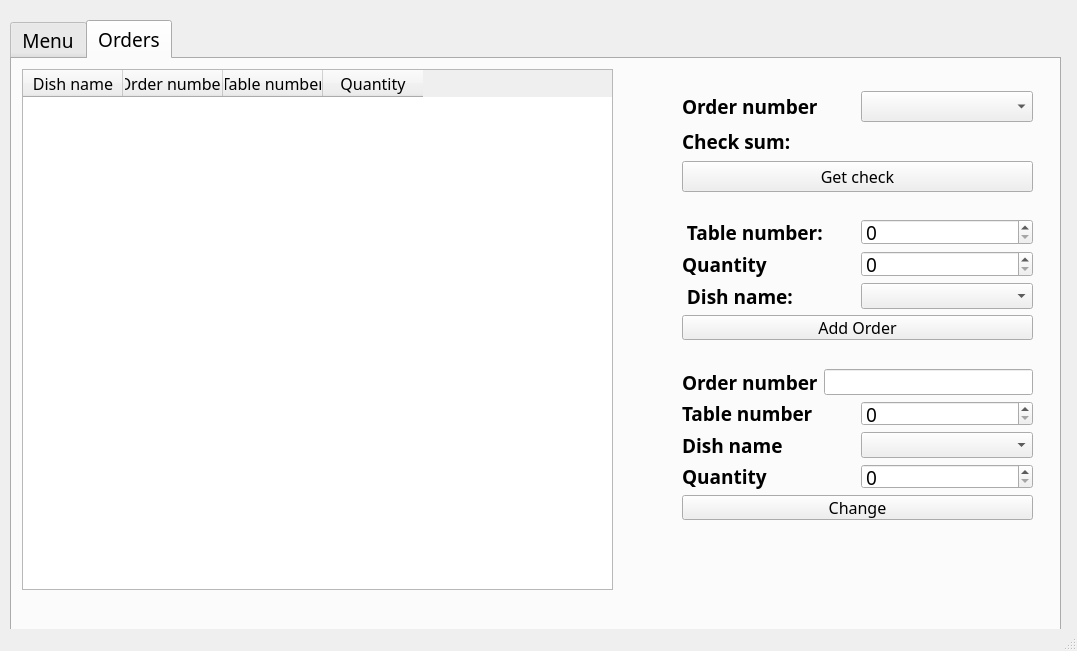
<?xml version="1.0" encoding="UTF-8"?>
<ui version="4.0">
 <class>MainWindow</class>
 <widget class="QMainWindow" name="MainWindow">
  <property name="geometry">
   <rect>
    <x>0</x>
    <y>0</y>
    <width>1077</width>
    <height>651</height>
   </rect>
  </property>
  <property name="windowTitle">
   <string>MainWindow</string>
  </property>
  <widget class="QWidget" name="centralwidget">
   <property name="font">
    <font>
     <family>Source Sans Pro Light</family>
     <pointsize>14</pointsize>
    </font>
   </property>
   <widget class="QTabWidget" name="tabWidget">
    <property name="geometry">
     <rect>
      <x>10</x>
      <y>20</y>
      <width>1051</width>
      <height>621</height>
     </rect>
    </property>
    <property name="font">
     <font>
      <family>Source Sans Pro Light</family>
      <pointsize>14</pointsize>
     </font>
    </property>
    <property name="currentIndex">
     <number>1</number>
    </property>
    <widget class="QWidget" name="Menu">
     <attribute name="title">
      <string>Menu</string>
     </attribute>
     <widget class="QTableWidget" name="menuTable">
      <property name="geometry">
       <rect>
        <x>20</x>
        <y>10</y>
        <width>491</width>
        <height>501</height>
       </rect>
      </property>
      <property name="font">
       <font>
        <family>Source Sans Pro Light</family>
        <pointsize>12</pointsize>
       </font>
      </property>
      <column>
       <property name="text">
        <string>Name</string>
       </property>
      </column>
      <column>
       <property name="text">
        <string>Discription</string>
       </property>
      </column>
      <column>
       <property name="text">
        <string>Price</string>
       </property>
      </column>
     </widget>
     <widget class="QLabel" name="label_23">
      <property name="geometry">
       <rect>
        <x>910</x>
        <y>10</y>
        <width>541</width>
        <height>121</height>
       </rect>
      </property>
      <property name="font">
       <font>
        <family>Terminus</family>
        <pointsize>20</pointsize>
        <bold>true</bold>
       </font>
      </property>
      <property name="text">
       <string/>
      </property>
     </widget>
     <widget class="QWidget" name="verticalLayoutWidget">
      <property name="geometry">
       <rect>
        <x>630</x>
        <y>20</y>
        <width>321</width>
        <height>192</height>
       </rect>
      </property>
      <layout class="QVBoxLayout" name="verticalLayout">
       <item>
        <layout class="QHBoxLayout" name="horizontalLayout_4">
         <item>
          <widget class="QLabel" name="label">
           <property name="font">
            <font>
             <family>Source Sans Pro Semibold</family>
             <pointsize>14</pointsize>
             <bold>true</bold>
            </font>
           </property>
           <property name="text">
            <string>Dish name</string>
           </property>
          </widget>
         </item>
         <item>
          <widget class="QLineEdit" name="dishName"/>
         </item>
        </layout>
       </item>
       <item>
        <layout class="QHBoxLayout" name="horizontalLayout_6">
         <item>
          <widget class="QLabel" name="label_2">
           <property name="font">
            <font>
             <family>Source Sans Pro Semibold</family>
             <pointsize>14</pointsize>
             <bold>true</bold>
            </font>
           </property>
           <property name="text">
            <string>Dish discription</string>
           </property>
          </widget>
         </item>
         <item>
          <widget class="QLineEdit" name="dishDiscription"/>
         </item>
        </layout>
       </item>
       <item>
        <layout class="QHBoxLayout" name="horizontalLayout_5">
         <item>
          <widget class="QLabel" name="label_3">
           <property name="font">
            <font>
             <family>Source Sans Pro Semibold</family>
             <pointsize>14</pointsize>
             <bold>true</bold>
            </font>
           </property>
           <property name="text">
            <string>Dish Price</string>
           </property>
          </widget>
         </item>
         <item>
          <widget class="QDoubleSpinBox" name="dishPriceSpinBox"/>
         </item>
        </layout>
       </item>
       <item>
        <widget class="QPushButton" name="addDish">
         <property name="font">
          <font>
           <family>Source Sans Pro Light</family>
           <pointsize>12</pointsize>
           <bold>false</bold>
          </font>
         </property>
         <property name="text">
          <string>Add</string>
         </property>
        </widget>
       </item>
      </layout>
     </widget>
     <widget class="QWidget" name="verticalLayoutWidget_2">
      <property name="geometry">
       <rect>
        <x>630</x>
        <y>230</y>
        <width>321</width>
        <height>92</height>
       </rect>
      </property>
      <layout class="QVBoxLayout" name="verticalLayout_2">
       <item>
        <layout class="QHBoxLayout" name="horizontalLayout_7">
         <item>
          <widget class="QLabel" name="label_20">
           <property name="font">
            <font>
             <family>Source Sans Pro Semibold</family>
             <pointsize>14</pointsize>
             <bold>true</bold>
            </font>
           </property>
           <property name="text">
            <string>DishName</string>
           </property>
          </widget>
         </item>
         <item>
          <widget class="QLineEdit" name="menuDishNameDelete"/>
         </item>
        </layout>
       </item>
       <item>
        <widget class="QPushButton" name="delete_2">
         <property name="font">
          <font>
           <family>Source Sans Pro Light</family>
           <pointsize>12</pointsize>
           <bold>false</bold>
          </font>
         </property>
         <property name="text">
          <string>Delete</string>
         </property>
        </widget>
       </item>
      </layout>
     </widget>
     <widget class="QWidget" name="horizontalLayoutWidget_14">
      <property name="geometry">
       <rect>
        <x>630</x>
        <y>320</y>
        <width>321</width>
        <height>42</height>
       </rect>
      </property>
      <layout class="QHBoxLayout" name="horizontalLayout_14">
       <item>
        <widget class="QPushButton" name="sortMenuPrices">
         <property name="font">
          <font>
           <family>Source Sans Pro Light</family>
           <pointsize>12</pointsize>
           <bold>false</bold>
          </font>
         </property>
         <property name="cursor">
          <cursorShape>ArrowCursor</cursorShape>
         </property>
         <property name="text">
          <string>Sort by price</string>
         </property>
        </widget>
       </item>
       <item>
        <widget class="QPushButton" name="popular">
         <property name="font">
          <font>
           <family>Source Sans Pro Light</family>
           <pointsize>12</pointsize>
           <bold>false</bold>
          </font>
         </property>
         <property name="cursor">
          <cursorShape>ArrowCursor</cursorShape>
         </property>
         <property name="text">
          <string>Popular!!!</string>
         </property>
        </widget>
       </item>
      </layout>
     </widget>
     <widget class="QWidget" name="horizontalLayoutWidget_15">
      <property name="geometry">
       <rect>
        <x>630</x>
        <y>370</y>
        <width>321</width>
        <height>42</height>
       </rect>
      </property>
      <layout class="QHBoxLayout" name="horizontalLayout_15">
       <item>
        <widget class="QPushButton" name="openFile">
         <property name="font">
          <font>
           <family>Source Sans Pro Light</family>
           <pointsize>12</pointsize>
          </font>
         </property>
         <property name="text">
          <string>Open file</string>
         </property>
        </widget>
       </item>
       <item>
        <widget class="QPushButton" name="saveFile">
         <property name="font">
          <font>
           <family>Source Sans Pro Light</family>
           <pointsize>12</pointsize>
           <bold>false</bold>
          </font>
         </property>
         <property name="text">
          <string>Save file</string>
         </property>
        </widget>
       </item>
      </layout>
     </widget>
    </widget>
    <widget class="QWidget" name="tab_2">
     <attribute name="title">
      <string>Orders</string>
     </attribute>
     <widget class="QTableWidget" name="orderTable">
      <property name="enabled">
       <bool>true</bool>
      </property>
      <property name="geometry">
       <rect>
        <x>10</x>
        <y>10</y>
        <width>591</width>
        <height>521</height>
       </rect>
      </property>
      <property name="minimumSize">
       <size>
        <width>591</width>
        <height>0</height>
       </size>
      </property>
      <property name="maximumSize">
       <size>
        <width>591</width>
        <height>16777215</height>
       </size>
      </property>
      <property name="font">
       <font>
        <family>Source Sans Pro Light</family>
        <pointsize>12</pointsize>
       </font>
      </property>
      <column>
       <property name="text">
        <string>Dish name</string>
       </property>
      </column>
      <column>
       <property name="text">
        <string>Order number</string>
       </property>
      </column>
      <column>
       <property name="text">
        <string>Table number</string>
       </property>
      </column>
      <column>
       <property name="text">
        <string>Quantity</string>
       </property>
      </column>
     </widget>
     <widget class="QWidget" name="verticalLayoutWidget_3">
      <property name="geometry">
       <rect>
        <x>670</x>
        <y>160</y>
        <width>351</width>
        <height>121</height>
       </rect>
      </property>
      <layout class="QVBoxLayout" name="verticalLayout_3">
       <item>
        <layout class="QHBoxLayout" name="horizontalLayout_8">
         <item>
          <widget class="QLabel" name="tableNumberLabel">
           <property name="font">
            <font>
             <family>Source Sans Pro Semibold</family>
             <pointsize>14</pointsize>
             <bold>true</bold>
            </font>
           </property>
           <property name="text">
            <string> Table number:</string>
           </property>
          </widget>
         </item>
         <item>
          <widget class="QSpinBox" name="tableNumber"/>
         </item>
        </layout>
       </item>
       <item>
        <layout class="QHBoxLayout" name="horizontalLayout_9">
         <item>
          <widget class="QLabel" name="dishAmountLabel">
           <property name="font">
            <font>
             <family>Source Sans Pro Semibold</family>
             <pointsize>14</pointsize>
             <bold>true</bold>
            </font>
           </property>
           <property name="text">
            <string>Quantity</string>
           </property>
          </widget>
         </item>
         <item>
          <widget class="QSpinBox" name="dishAmount"/>
         </item>
        </layout>
       </item>
       <item>
        <layout class="QHBoxLayout" name="horizontalLayout_10">
         <item>
          <widget class="QLabel" name="label_7">
           <property name="font">
            <font>
             <family>Source Sans Pro Semibold</family>
             <pointsize>14</pointsize>
             <bold>true</bold>
            </font>
           </property>
           <property name="text">
            <string> Dish name:</string>
           </property>
          </widget>
         </item>
         <item>
          <widget class="QComboBox" name="menuBox"/>
         </item>
        </layout>
       </item>
       <item>
        <widget class="QPushButton" name="addOrder">
         <property name="font">
          <font>
           <family>Source Sans Pro Light</family>
           <pointsize>12</pointsize>
           <bold>false</bold>
          </font>
         </property>
         <property name="text">
          <string>Add Order</string>
         </property>
        </widget>
       </item>
      </layout>
     </widget>
     <widget class="QWidget" name="verticalLayoutWidget_4">
      <property name="geometry">
       <rect>
        <x>670</x>
        <y>32</y>
        <width>351</width>
        <height>101</height>
       </rect>
      </property>
      <layout class="QVBoxLayout" name="verticalLayout_4">
       <item>
        <layout class="QHBoxLayout" name="horizontalLayout_2">
         <item>
          <widget class="QLabel" name="label_11">
           <property name="font">
            <font>
             <family>Source Sans Pro Semibold</family>
             <pointsize>14</pointsize>
             <bold>true</bold>
            </font>
           </property>
           <property name="text">
            <string>Order number</string>
           </property>
          </widget>
         </item>
         <item>
          <widget class="QComboBox" name="orderNumberCheck"/>
         </item>
        </layout>
       </item>
       <item>
        <layout class="QHBoxLayout" name="horizontalLayout">
         <item>
          <widget class="QLabel" name="label_4">
           <property name="font">
            <font>
             <family>Source Sans Pro Semibold</family>
             <pointsize>14</pointsize>
             <bold>true</bold>
            </font>
           </property>
           <property name="text">
            <string>Check sum:</string>
           </property>
          </widget>
         </item>
         <item>
          <widget class="QLabel" name="checkLabel">
           <property name="font">
            <font>
             <family>Source Sans Pro Light</family>
             <pointsize>14</pointsize>
             <bold>false</bold>
            </font>
           </property>
           <property name="text">
            <string/>
           </property>
          </widget>
         </item>
        </layout>
       </item>
       <item>
        <widget class="QPushButton" name="checkButton">
         <property name="font">
          <font>
           <family>Source Sans Pro Light</family>
           <pointsize>12</pointsize>
           <bold>false</bold>
          </font>
         </property>
         <property name="text">
          <string>Get check</string>
         </property>
        </widget>
       </item>
      </layout>
     </widget>
     <widget class="QWidget" name="verticalLayoutWidget_5">
      <property name="geometry">
       <rect>
        <x>670</x>
        <y>310</y>
        <width>351</width>
        <height>151</height>
       </rect>
      </property>
      <layout class="QVBoxLayout" name="verticalLayout_5">
       <item>
        <layout class="QHBoxLayout" name="horizontalLayout_11">
         <item>
          <widget class="QLabel" name="label_24">
           <property name="font">
            <font>
             <family>Source Sans Pro Semibold</family>
             <pointsize>14</pointsize>
             <bold>true</bold>
            </font>
           </property>
           <property name="text">
            <string>Order number</string>
           </property>
          </widget>
         </item>
         <item>
          <widget class="QLineEdit" name="orderNumberChange"/>
         </item>
        </layout>
       </item>
       <item>
        <layout class="QHBoxLayout" name="horizontalLayout_13">
         <item>
          <widget class="QLabel" name="label_26">
           <property name="font">
            <font>
             <family>Source Sans Pro Semibold</family>
             <pointsize>14</pointsize>
             <bold>true</bold>
            </font>
           </property>
           <property name="text">
            <string>Table number</string>
           </property>
          </widget>
         </item>
         <item>
          <widget class="QSpinBox" name="tableNumberChange"/>
         </item>
        </layout>
       </item>
       <item>
        <layout class="QHBoxLayout" name="horizontalLayout_12">
         <item>
          <widget class="QLabel" name="label_29">
           <property name="font">
            <font>
             <family>Source Sans Pro Semibold</family>
             <pointsize>14</pointsize>
             <bold>true</bold>
            </font>
           </property>
           <property name="text">
            <string>Dish name</string>
           </property>
          </widget>
         </item>
         <item>
          <widget class="QComboBox" name="newDishName"/>
         </item>
        </layout>
       </item>
       <item>
        <layout class="QHBoxLayout" name="horizontalLayout_3">
         <item>
          <widget class="QLabel" name="label_27">
           <property name="font">
            <font>
             <family>Source Sans Pro Semibold</family>
             <pointsize>14</pointsize>
             <bold>true</bold>
            </font>
           </property>
           <property name="text">
            <string>Quantity</string>
           </property>
          </widget>
         </item>
         <item>
          <widget class="QSpinBox" name="amountOrderChange"/>
         </item>
        </layout>
       </item>
       <item>
        <widget class="QPushButton" name="changeButton">
         <property name="font">
          <font>
           <family>Source Sans Pro Light</family>
           <pointsize>12</pointsize>
           <bold>false</bold>
          </font>
         </property>
         <property name="text">
          <string>Change</string>
         </property>
        </widget>
       </item>
      </layout>
     </widget>
    </widget>
   </widget>
  </widget>
  <widget class="QStatusBar" name="statusbar"/>
 </widget>
 <resources/>
 <connections/>
</ui>
